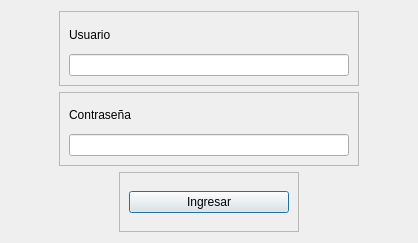
<?xml version="1.0" encoding="UTF-8"?>
<ui version="4.0">
 <class>Login</class>
 <widget class="QDialog" name="Login">
  <property name="geometry">
   <rect>
    <x>0</x>
    <y>0</y>
    <width>418</width>
    <height>243</height>
   </rect>
  </property>
  <property name="windowTitle">
   <string>Dialog</string>
  </property>
  <layout class="QVBoxLayout" name="verticalLayout">
   <item alignment="Qt::AlignmentFlag::AlignHCenter">
    <widget class="QFrame" name="frameUser">
     <property name="minimumSize">
      <size>
       <width>300</width>
       <height>0</height>
      </size>
     </property>
     <property name="maximumSize">
      <size>
       <width>16777215</width>
       <height>120</height>
      </size>
     </property>
     <property name="frameShape">
      <enum>QFrame::Shape::StyledPanel</enum>
     </property>
     <property name="frameShadow">
      <enum>QFrame::Shadow::Raised</enum>
     </property>
     <layout class="QVBoxLayout" name="verticalLayout_2">
      <item>
       <widget class="QLabel" name="lbl_user">
        <property name="maximumSize">
         <size>
          <width>180</width>
          <height>60</height>
         </size>
        </property>
        <property name="text">
         <string>Usuario</string>
        </property>
       </widget>
      </item>
      <item>
       <widget class="QLineEdit" name="txt_user"/>
      </item>
     </layout>
    </widget>
   </item>
   <item alignment="Qt::AlignmentFlag::AlignHCenter">
    <widget class="QFrame" name="framePassword">
     <property name="minimumSize">
      <size>
       <width>300</width>
       <height>0</height>
      </size>
     </property>
     <property name="maximumSize">
      <size>
       <width>16777215</width>
       <height>120</height>
      </size>
     </property>
     <property name="frameShape">
      <enum>QFrame::Shape::StyledPanel</enum>
     </property>
     <property name="frameShadow">
      <enum>QFrame::Shadow::Raised</enum>
     </property>
     <layout class="QVBoxLayout" name="verticalLayout_3">
      <item>
       <widget class="QLabel" name="lbl_password">
        <property name="maximumSize">
         <size>
          <width>180</width>
          <height>60</height>
         </size>
        </property>
        <property name="text">
         <string>Contraseña</string>
        </property>
       </widget>
      </item>
      <item>
       <widget class="QLineEdit" name="txt_password">
        <property name="echoMode">
         <enum>QLineEdit::EchoMode::Password</enum>
        </property>
       </widget>
      </item>
     </layout>
    </widget>
   </item>
   <item alignment="Qt::AlignmentFlag::AlignHCenter">
    <widget class="QFrame" name="frameLogin">
     <property name="minimumSize">
      <size>
       <width>180</width>
       <height>0</height>
      </size>
     </property>
     <property name="maximumSize">
      <size>
       <width>600</width>
       <height>60</height>
      </size>
     </property>
     <property name="frameShape">
      <enum>QFrame::Shape::StyledPanel</enum>
     </property>
     <property name="frameShadow">
      <enum>QFrame::Shadow::Raised</enum>
     </property>
     <layout class="QVBoxLayout" name="verticalLayout_4">
      <item>
       <widget class="QPushButton" name="push_login">
        <property name="text">
         <string>Ingresar</string>
        </property>
       </widget>
      </item>
     </layout>
    </widget>
   </item>
  </layout>
 </widget>
 <resources/>
 <connections/>
</ui>
